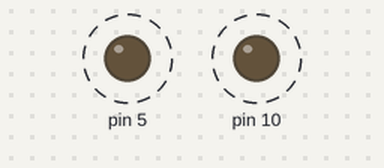
The sketch below on a simulated Arduino Uno, built with avr-gcc and run on an emulated ATmega328P. Shown: output pins drawn as LEDs (lit = HIGH). Dashed ring = blinking.

Above: at 0.3 s.
Timing chart, 0 to 3.0 s (numbered marks = the images above):
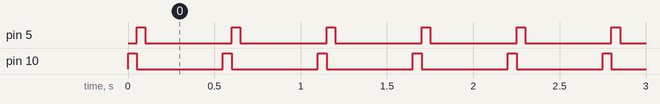

The sketch:

LED_Arduino_pinMode.ino
```cpp
void setup(){
    pinMode(10, OUTPUT);
    pinMode(5, OUTPUT);
}

void loop(){
    digitalWrite(10, HIGH);
    delay(50);
    digitalWrite(10, LOW);
    digitalWrite(5, HIGH);
    delay(50);
    digitalWrite(5, LOW);
    delay(450);
}

// github.com/tiagodefendi
```

Measured:
- by itself, pin 5, pin 10: alternates HIGH for 0.05 s and LOW for 0.50 s
- by itself, everything shown: repeats every 0.55 s, in 3 steps
